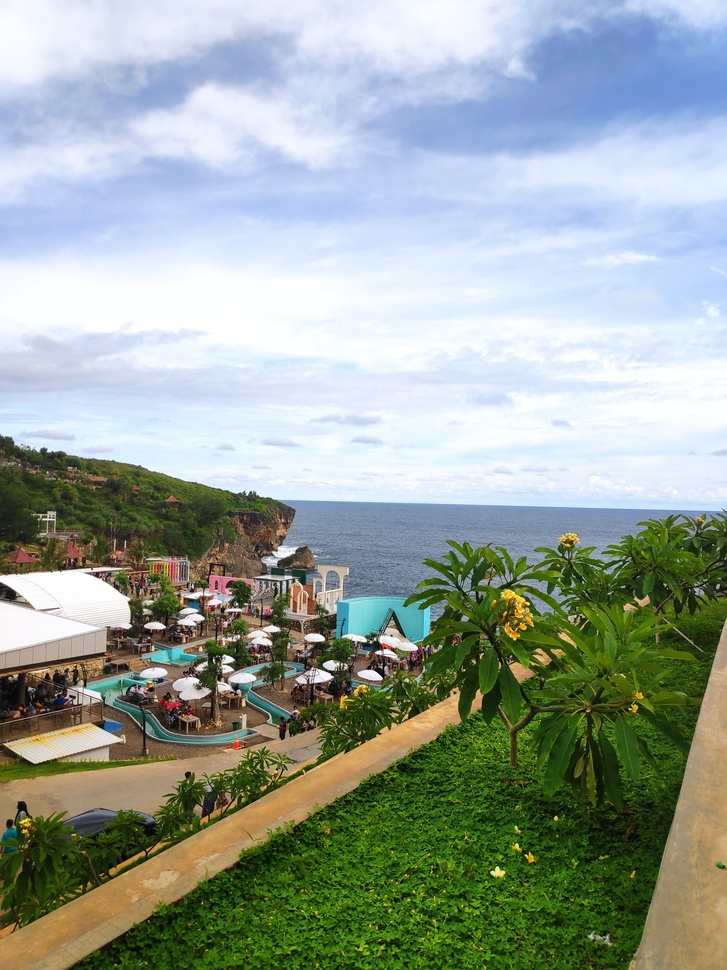
#> input picture Tutorial Python/coba-coba/gambar2.jpg, 727 x 970 px, shrunk from 3024 x 4032 before the run, given in place of the camera
$ python coba3.py
#> lines starting #> are read from the running program, lines starting #| are printed output that depends on the picture; after the words box and inside, x2 and y2 are one past the last pixel; in counts of white or black regions, pixels touching at a corner belong together
# OpenCV program to perform Edge detection in real time
# import libraries of python OpenCV
# where its functionality resides
import cv2

# np is an alias pointing to numpy library
import numpy as np


# capture frames from a camera
cap = cv2.VideoCapture(0)


# loop runs if capturing has been initialized
while(1):

    # reads frames from a camera
    ret, frame = cap.read()
#> frame is the input picture: shape (970, 727, 3); mean B, G, R 155, 163.3, 152.1

    # converting BGR to HSV
    hsv = cv2.cvtColor(frame, cv2.COLOR_BGR2HSV)
#> hsv: shape (970, 727, 3); mean H, S, V 75.3, 92, 179.5

    # define range of red color in HSV
    lower_red = np.array([30,150,50])
    upper_red = np.array([255,255,180])

    # create a red HSV colour boundary and
    # threshold HSV image
    mask = cv2.inRange(hsv, lower_red, upper_red)
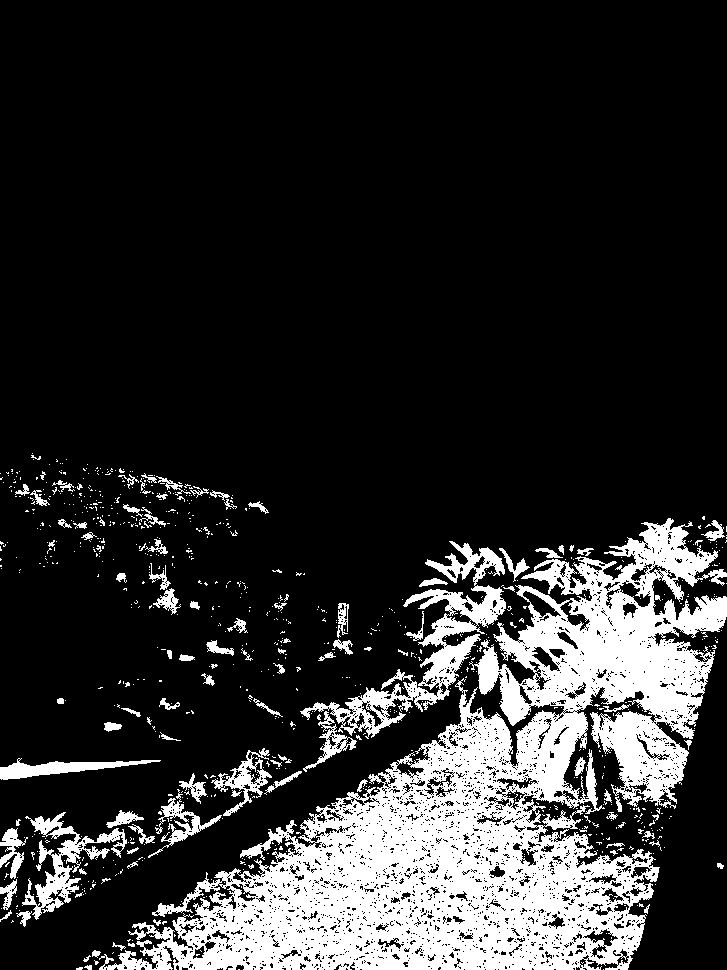
#> mask: shape (970, 727); 17.8% white; 854 white regions (747 under 20 px), largest, box (x1, y1, x2, y2) and area: (99, 518, 727, 970) 100767, (300, 541, 506, 739) 7687, (22, 812, 127, 920) 2993

    # Bitwise-AND mask and original image
    res = cv2.bitwise_and(frame,frame, mask= mask)
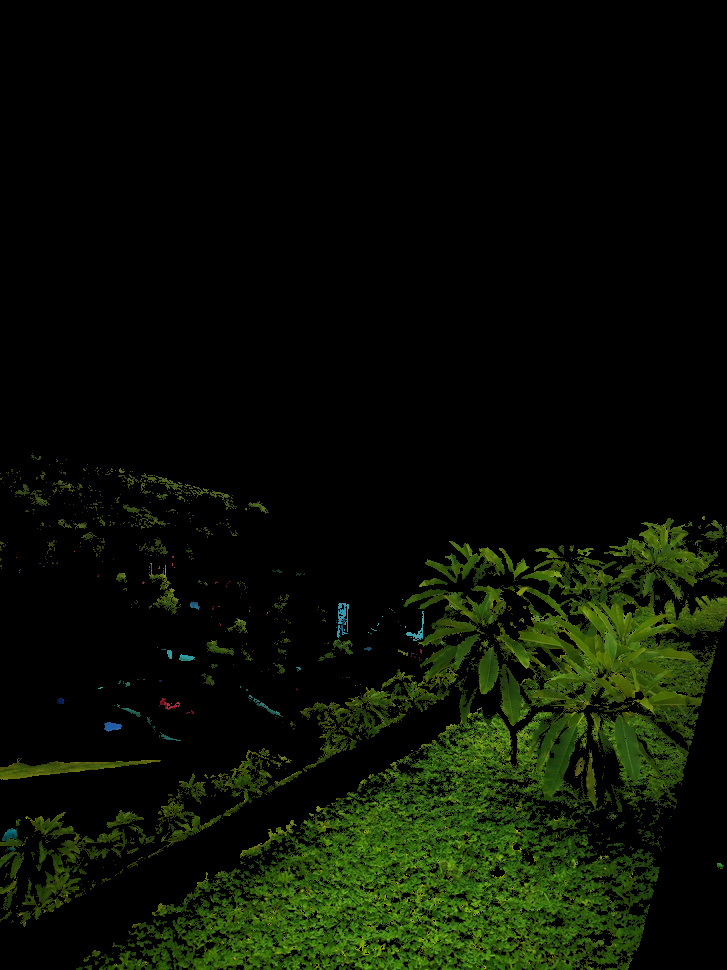
#> res: shape (970, 727, 3); mean B, G, R 3, 15.3, 9.6

    # Display an original image
    cv2.imshow('Original',frame)

    # finds edges in the input image and
    # marks them in the output map edges
    edges = cv2.Canny(frame,100,200)
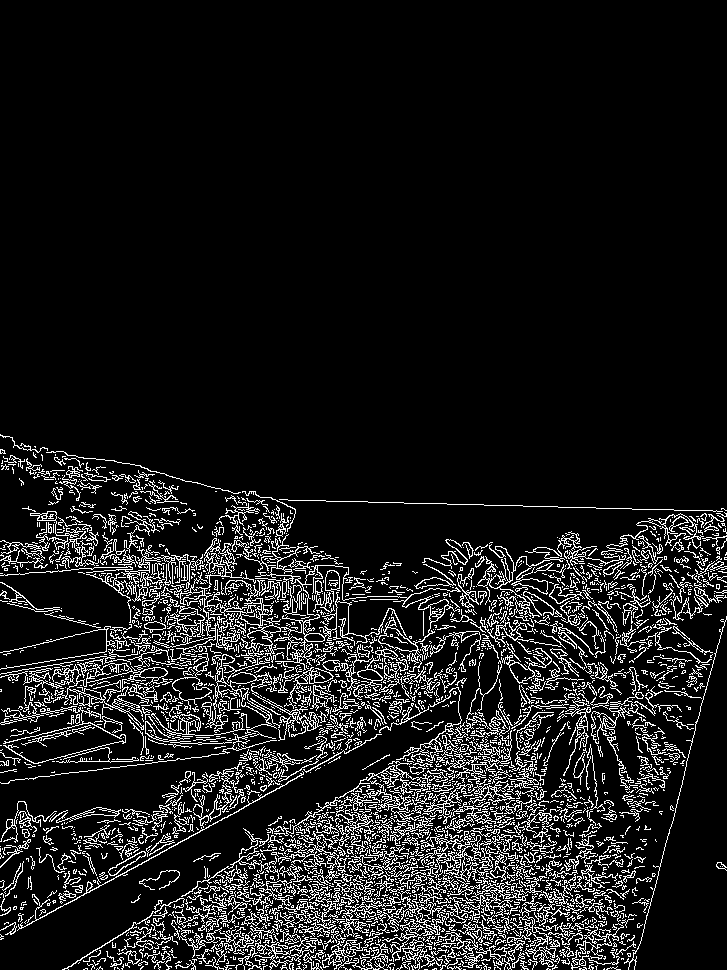
#> edges: shape (970, 727); 10.4% white in thin lines or dots, all inside (x1, y1, x2, y2) = (0, 434, 727, 970)

    # Display edges in a frame
    cv2.imshow('Edges',edges)

    # Wait for Esc key to stop
    k = cv2.waitKey(5) & 0xFF
#> (key Esc is pressed here)
    if k == 27:
        break


# Close the window
cap.release()

# De-allocate any associated memory usage
cv2.destroyAllWindows()
